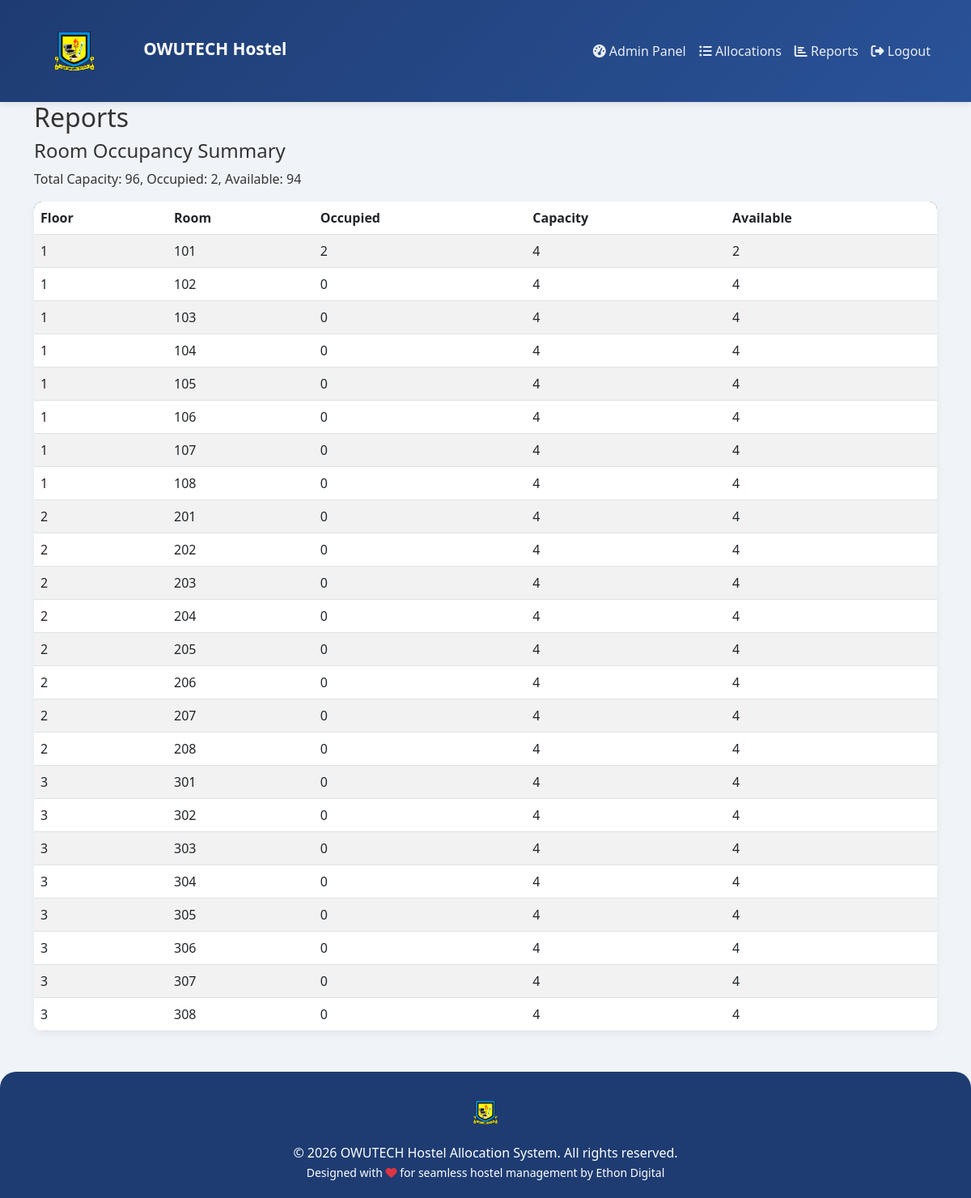
The page /admin/reports.php (signed in) on the database its author committed.
### tables this page shows
CREATE TABLE `rooms` (
  `id` int(11) NOT NULL,
  `room_number` varchar(10) NOT NULL,
  `floor` int(11) NOT NULL,
  `capacity` int(11) DEFAULT 4,
  `occupied` int(11) DEFAULT 0
);

### admin/reports.php (the view, shortened to what this page needs)
<?php
require_once '../includes/config.php';
$occupancy = $conn->query("SELECT floor, room_number, occupied, capacity FROM rooms ORDER BY floor, room_number");
$total_capacity = $conn->query("SELECT SUM(capacity) as total FROM rooms")->fetch_assoc()['total'];
$total_occupied = $conn->query("SELECT SUM(occupied) as total FROM rooms")->fetch_assoc()['total'];
include '../includes/header.php';
?>
<h2>Reports</h2>
<h4>Room Occupancy Summary</h4>
<p>Total Capacity: <?= $total_capacity ?>, Occupied: <?= $total_occupied ?>, Available: <?= $total_capacity - $total_occupied ?></p>
<table class="table table-striped">
    <thead><tr><th>Floor</th><th>Room</th><th>Occupied</th><th>Capacity</th><th>Available</th></tr></thead>
    <tbody>
    <?php while($row = $occupancy->fetch_assoc()): ?>
    <tr>
        <td><?= $row['floor'] ?></td>
        <td><?= $row['room_number'] ?></td>
        <td><?= $row['occupied'] ?></td>
        <td><?= $row['capacity'] ?></td>
        <td><?= $row['capacity'] - $row['occupied'] ?></td>
    </tr>
    <?php endwhile; ?>
    </tbody>
</table>
<?php include '../includes/footer.php'; ?>

### includes/header.php (shortened to what this page needs)
<!DOCTYPE html>
<html lang="en">
<head>
    <link href="https://cdn.jsdelivr.net/npm/bootstrap@5.3.0/dist/css/bootstrap.min.css" rel="stylesheet">
    <link rel="stylesheet" href="https://cdnjs.cloudflare.com/ajax/libs/font-awesome/6.4.0/css/all.min.css">
    <link rel="stylesheet" href="<?= BASE_URL ?>assets/css/style.css">
</head>
<body>
<nav class="navbar navbar-expand-lg navbar-dark">
  <div class="container">
    <a class="navbar-brand" href="<?= BASE_URL ?>">
      <img src="<?= BASE_URL ?>assets/images/logo.png" alt="Logo" onerror="this.style.display='none'">
      <span>OWUTECH Hostel</span>
    </a>
    <div class="collapse navbar-collapse" id="navbarNav">
      <ul class="navbar-nav ms-auto">
        <?php if(isset($_SESSION['student_id'])): ?>
          <li class="nav-item"><a class="nav-link" href="<?= BASE_URL ?>student/dashboard.php"><i class="fas fa-tachometer-alt"></i> Dashboard</a></li>
          <li class="nav-item"><a class="nav-link" href="<?= BASE_URL ?>availability.php"><i class="fas fa-building"></i> Rooms</a></li>
          <li class="nav-item"><a class="nav-link" href="<?= BASE_URL ?>logout.php"><i class="fas fa-sign-out-alt"></i> Logout</a></li>
        <?php elseif(isset($_SESSION['admin_id'])): ?>
          <li class="nav-item"><a class="nav-link" href="<?= BASE_URL ?>admin/dashboard.php"><i class="fas fa-tachometer-alt"></i> Admin Panel</a></li>
          <li class="nav-item"><a class="nav-link" href="<?= BASE_URL ?>admin/allocations.php"><i class="fas fa-list-ul"></i> Allocations</a></li>
          <li class="nav-item"><a class="nav-link" href="<?= BASE_URL ?>admin/reports.php"><i class="fas fa-chart-bar"></i> Reports</a></li>
          <li class="nav-item"><a class="nav-link" href="<?= BASE_URL ?>logout.php"><i class="fas fa-sign-out-alt"></i> Logout</a></li>
        <?php else: ?>
          <li class="nav-item"><a class="nav-link" href="<?= BASE_URL ?>login.php"><i class="fas fa-sign-in-alt"></i> Login</a></li>
          <li class="nav-item"><a class="nav-link" href="<?= BASE_URL ?>register.php"><i class="fas fa-user-plus"></i> Register</a></li>
        <?php endif; ?>
      </ul>
    </div>
  </div>
</nav>
<div class="container">

### includes/footer.php (shortened to what this page needs)
</div>
<footer class="footer">
    <div class="container text-center">
        <img src="<?= BASE_URL ?>assets/images/logo.png" alt="Logo" height="60" onerror="this.style.display='none'">
        <p class="mt-2 mb-0">© <?= date('Y') ?> OWUTECH Hostel Allocation System. All rights reserved.</p>
        <small>Designed with <i class="fas fa-heart text-danger"></i> for seamless hostel management by Ethon Digital</small>
    </div>
</footer>
</body>
</html>

### assets/css/style.css (style rules this page uses)
body { font-family: 'Segoe UI', Tahoma, Geneva, Verdana, sans-serif; background: #f0f4f8; color: #333; }
.navbar { box-shadow: 0 2px 10px rgba(0,0,0,0.1); background: linear-gradient(135deg, #1e3c72 0%, #2a5298 100%) !important; padding: 0.5rem 1rem; }
.navbar-brand img { height: 100px; margin-right: 30px; }
.navbar-brand span { font-weight: 600; font-size: 1.3rem; color: #fff; }
.navbar-nav .nav-link { color: rgba(255,255,255,0.9) !important; font-weight: 500; transition: color 0.3s; }
.table { border-radius: 10px; overflow: hidden; box-shadow: 0 4px 12px rgba(0,0,0,0.05); }
.table thead { background: #1e3c72; color: white; }
.footer { background: #1e3c72; color: white; padding: 20px 0; margin-top: 50px; border-radius: 20px 20px 0 0; }

### rows shown on the page
rooms: floor "1", room_number "101", occupied "2", capacity "4", $row['capacity']-$row['occupied'] "2"
rooms: floor "1", room_number "102", occupied "0", capacity "4", $row['capacity']-$row['occupied'] "4"
rooms: floor "1", room_number "103", occupied "0", capacity "4", $row['capacity']-$row['occupied'] "4"
rooms: floor "1", room_number "104", occupied "0", capacity "4", $row['capacity']-$row['occupied'] "4"
rooms: floor "1", room_number "105", occupied "0", capacity "4", $row['capacity']-$row['occupied'] "4"
rooms: floor "1", room_number "106", occupied "0", capacity "4", $row['capacity']-$row['occupied'] "4"
rooms: floor "1", room_number "107", occupied "0", capacity "4", $row['capacity']-$row['occupied'] "4"
rooms: floor "1", room_number "108", occupied "0", capacity "4", $row['capacity']-$row['occupied'] "4"
rooms: floor "2", room_number "201", occupied "0", capacity "4", $row['capacity']-$row['occupied'] "4"
rooms: floor "2", room_number "202", occupied "0", capacity "4", $row['capacity']-$row['occupied'] "4"
rooms: floor "2", room_number "203", occupied "0", capacity "4", $row['capacity']-$row['occupied'] "4"
rooms: floor "2", room_number "204", occupied "0", capacity "4", $row['capacity']-$row['occupied'] "4"
rooms: floor "2", room_number "205", occupied "0", capacity "4", $row['capacity']-$row['occupied'] "4"
rooms: floor "2", room_number "206", occupied "0", capacity "4", $row['capacity']-$row['occupied'] "4"
rooms: floor "2", room_number "207", occupied "0", capacity "4", $row['capacity']-$row['occupied'] "4"
rooms: floor "2", room_number "208", occupied "0", capacity "4", $row['capacity']-$row['occupied'] "4"
rooms: floor "3", room_number "301", occupied "0", capacity "4", $row['capacity']-$row['occupied'] "4"
rooms: floor "3", room_number "302", occupied "0", capacity "4", $row['capacity']-$row['occupied'] "4"
rooms: floor "3", room_number "303", occupied "0", capacity "4", $row['capacity']-$row['occupied'] "4"
rooms: floor "3", room_number "304", occupied "0", capacity "4", $row['capacity']-$row['occupied'] "4"
rooms: floor "3", room_number "305", occupied "0", capacity "4", $row['capacity']-$row['occupied'] "4"
rooms: floor "3", room_number "306", occupied "0", capacity "4", $row['capacity']-$row['occupied'] "4"
rooms: floor "3", room_number "307", occupied "0", capacity "4", $row['capacity']-$row['occupied'] "4"
rooms: floor "3", room_number "308", occupied "0", capacity "4", $row['capacity']-$row['occupied'] "4"

### other values the page prints
$total_capacity "96"
$total_occupied "2"
$total_capacity - $total_occupied "94"
